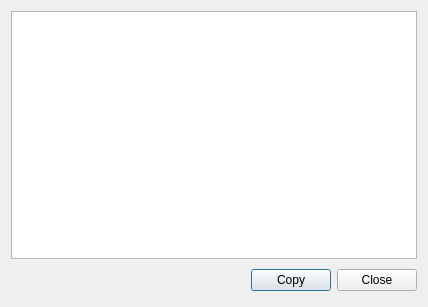
<?xml version="1.0" encoding="UTF-8"?>
<ui version="4.0">
 <class>Dialog</class>
 <widget class="QDialog" name="Dialog">
  <property name="geometry">
   <rect>
    <x>0</x>
    <y>0</y>
    <width>428</width>
    <height>307</height>
   </rect>
  </property>
  <property name="windowTitle">
   <string>Output</string>
  </property>
  <layout class="QGridLayout" name="gridLayout">
   <item row="0" column="0">
    <widget class="QTextBrowser" name="base64Text">
     <property name="openLinks">
      <bool>false</bool>
     </property>
    </widget>
   </item>
   <item row="1" column="0">
    <layout class="QHBoxLayout">
     <property name="spacing">
      <number>6</number>
     </property>
     <property name="leftMargin">
      <number>0</number>
     </property>
     <property name="topMargin">
      <number>0</number>
     </property>
     <property name="rightMargin">
      <number>0</number>
     </property>
     <property name="bottomMargin">
      <number>0</number>
     </property>
     <item>
      <spacer>
       <property name="orientation">
        <enum>Qt::Horizontal</enum>
       </property>
       <property name="sizeHint" stdset="0">
        <size>
         <width>131</width>
         <height>31</height>
        </size>
       </property>
      </spacer>
     </item>
     <item>
      <widget class="QPushButton" name="copyButton">
       <property name="text">
        <string>Copy</string>
       </property>
      </widget>
     </item>
     <item>
      <widget class="QPushButton" name="closeButton">
       <property name="text">
        <string>Close</string>
       </property>
      </widget>
     </item>
    </layout>
   </item>
  </layout>
 </widget>
 <resources/>
 <connections>
  <connection>
   <sender>closeButton</sender>
   <signal>clicked()</signal>
   <receiver>Dialog</receiver>
   <slot>accept()</slot>
   <hints>
    <hint type="sourcelabel">
     <x>278</x>
     <y>253</y>
    </hint>
    <hint type="destinationlabel">
     <x>96</x>
     <y>254</y>
    </hint>
   </hints>
  </connection>
 </connections>
</ui>
